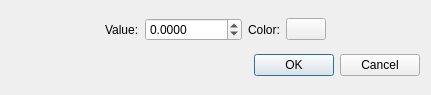
<?xml version="1.0" encoding="UTF-8"?>
<ui version="4.0">
 <class>GraphMarkerDialog</class>
 <widget class="QDialog" name="GraphMarkerDialog">
  <property name="geometry">
   <rect>
    <x>0</x>
    <y>0</y>
    <width>431</width>
    <height>95</height>
   </rect>
  </property>
  <property name="windowTitle">
   <string>Add marker</string>
  </property>
  <layout class="QVBoxLayout" name="verticalLayout">
   <item>
    <layout class="QHBoxLayout" name="horizontalLayout">
     <item>
      <spacer name="horizontalSpacer_2">
       <property name="orientation">
        <enum>Qt::Horizontal</enum>
       </property>
       <property name="sizeHint" stdset="0">
        <size>
         <width>40</width>
         <height>20</height>
        </size>
       </property>
      </spacer>
     </item>
     <item>
      <widget class="QLabel" name="label">
       <property name="text">
        <string>Value:</string>
       </property>
      </widget>
     </item>
     <item>
      <widget class="QDoubleSpinBox" name="valBox">
       <property name="decimals">
        <number>4</number>
       </property>
       <property name="minimum">
        <double>-9.000000000000000</double>
       </property>
       <property name="maximum">
        <double>100000.000000000000000</double>
       </property>
       <property name="value">
        <double>0.000000000000000</double>
       </property>
      </widget>
     </item>
     <item>
      <widget class="QLabel" name="label_2">
       <property name="text">
        <string>Color:</string>
       </property>
      </widget>
     </item>
     <item>
      <widget class="QPushButton" name="colorBtn">
       <property name="text">
        <string/>
       </property>
       <property name="iconSize">
        <size>
         <width>32</width>
         <height>16</height>
        </size>
       </property>
      </widget>
     </item>
     <item>
      <spacer name="horizontalSpacer">
       <property name="orientation">
        <enum>Qt::Horizontal</enum>
       </property>
       <property name="sizeHint" stdset="0">
        <size>
         <width>40</width>
         <height>20</height>
        </size>
       </property>
      </spacer>
     </item>
    </layout>
   </item>
   <item>
    <widget class="QDialogButtonBox" name="buttonBox">
     <property name="orientation">
      <enum>Qt::Horizontal</enum>
     </property>
     <property name="standardButtons">
      <set>QDialogButtonBox::Cancel|QDialogButtonBox::Ok</set>
     </property>
    </widget>
   </item>
  </layout>
 </widget>
 <resources/>
 <connections>
  <connection>
   <sender>buttonBox</sender>
   <signal>accepted()</signal>
   <receiver>GraphMarkerDialog</receiver>
   <slot>accept()</slot>
   <hints>
    <hint type="sourcelabel">
     <x>248</x>
     <y>254</y>
    </hint>
    <hint type="destinationlabel">
     <x>157</x>
     <y>274</y>
    </hint>
   </hints>
  </connection>
  <connection>
   <sender>buttonBox</sender>
   <signal>rejected()</signal>
   <receiver>GraphMarkerDialog</receiver>
   <slot>reject()</slot>
   <hints>
    <hint type="sourcelabel">
     <x>316</x>
     <y>260</y>
    </hint>
    <hint type="destinationlabel">
     <x>286</x>
     <y>274</y>
    </hint>
   </hints>
  </connection>
 </connections>
</ui>
